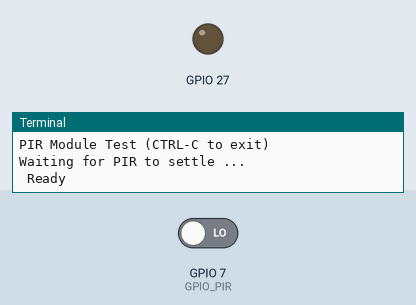
This program was run on a simulated Raspberry Pi (BCM pin numbers). Parts: output pins drawn as LEDs (lit = HIGH), the last lines printed to the terminal. The inputs (shaded band) are chosen by the test bench; at power-on: GPIO 7 (GPIO_PIR) LOW.

Above: at 1.2 s.
1.3 s: GPIO 7 (GPIO_PIR) driven HIGH
At 1.7 s:
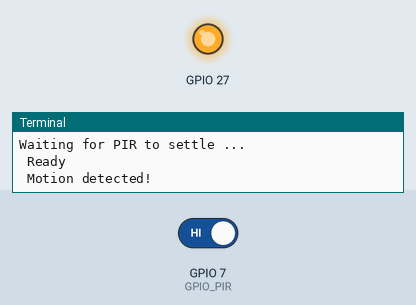
Timing chart, 0 to 4.3 s (numbered marks = the images above; inputs shaded):
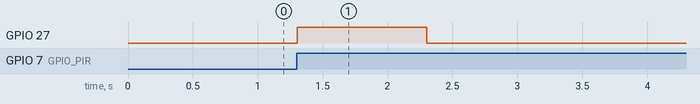

Measured:
- after the input at 1.3 s, GPIO 27: LOW → HIGH at once, → LOW 1.0 s later

The program:

pir.py
```python
import RPi.GPIO as GPIO
from time import sleep

GPIO.setmode(GPIO.BCM)
GPIO.setup(27,GPIO.OUT)
GPIO_PIR = 7

print "PIR Module Test (CTRL-C to exit)"
# Set pin as input
GPIO.setup(GPIO_PIR,GPIO.IN)
Current_State = 0
Previous_State = 0

try:
	print "Waiting for PIR to settle ..."
	# Loop until PIR output is 0
	while GPIO.input(GPIO_PIR)==1:
		Current_State = 0
	print " Ready"
	# Loop until users quits with CTRL-C
	while True :
		# Read PIR state
		Current_State = GPIO.input(GPIO_PIR)
		if Current_State==1 and Previous_State==0:
			# PIR is triggered
			print " Motion detected!"
			# Record previous state
			GPIO.output(27,GPIO.HIGH)
			sleep(1)
			GPIO.output(27,GPIO.LOW)
			Previous_State=1
		elif Current_State==0 and Previous_State==1:
			# PIR has returned to ready state
			print " Ready"
			Previous_State=0
			# Wait for 10 milliseconds
		sleep(0.01)
except KeyboardInterrupt:
	print " Quit"
	# Reset GPIO settings
	GPIO.cleanup()
```
